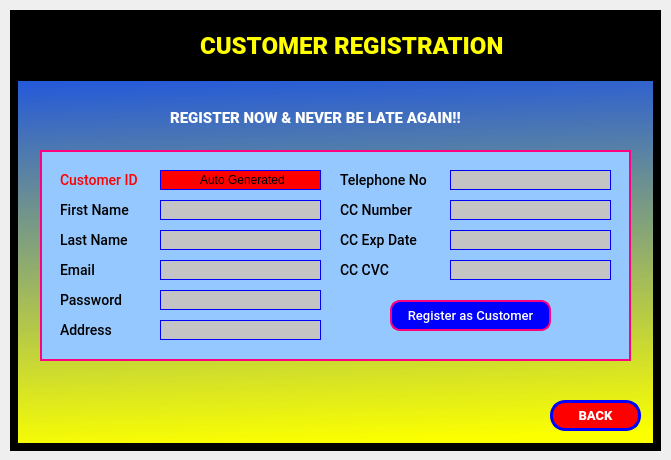
<?xml version="1.0" encoding="UTF-8"?>
<ui version="4.0">
 <class>registerScreen_Dialog</class>
 <widget class="QDialog" name="registerScreen_Dialog">
  <property name="geometry">
   <rect>
    <x>0</x>
    <y>0</y>
    <width>671</width>
    <height>460</height>
   </rect>
  </property>
  <property name="windowTitle">
   <string>Dialog</string>
  </property>
  <widget class="QWidget" name="registerScreen1" native="true">
   <property name="geometry">
    <rect>
     <x>10</x>
     <y>10</y>
     <width>651</width>
     <height>441</height>
    </rect>
   </property>
   <property name="styleSheet">
    <string notr="true">border: 8px solid black;
background-color:qlineargradient(spread:pad, x1:0.0511364, y1:1, x2:0, y2:0, stop:0 rgba(251, 255, 0, 255), stop:0.98 rgba(0, 61, 255, 255), stop:1 rgba(0, 0, 0, 0));
</string>
   </property>
   <widget class="QLabel" name="register_txt">
    <property name="geometry">
     <rect>
      <x>190</x>
      <y>20</y>
      <width>341</width>
      <height>31</height>
     </rect>
    </property>
    <property name="styleSheet">
     <string notr="true">font-family: Roboto;
font-style: normal;
font-weight: 900;
font-size: 24px;
border: none;
background-color: none;
color: yellow;
</string>
    </property>
    <property name="text">
     <string>CUSTOMER REGISTRATION</string>
    </property>
   </widget>
   <widget class="QPushButton" name="backBtn">
    <property name="geometry">
     <rect>
      <x>540</x>
      <y>390</y>
      <width>91</width>
      <height>31</height>
     </rect>
    </property>
    <property name="styleSheet">
     <string notr="true">background: red;
border: 3px solid blue;
box-sizing: border-box;
border-radius: 15px;
font-family: Roboto;
font-style: normal;
font-weight: 900;
font-size: 13px;
text-align: center;
color: white;</string>
    </property>
    <property name="text">
     <string>BACK</string>
    </property>
   </widget>
   <widget class="QPushButton" name="registerAsCustomerBtn">
    <property name="geometry">
     <rect>
      <x>380</x>
      <y>290</y>
      <width>161</width>
      <height>31</height>
     </rect>
    </property>
    <property name="styleSheet">
     <string notr="true">background: blue;
border: 2px solid rgb(255, 0, 127);
box-sizing: border-box;
border-radius: 10px;
font-family: Roboto;
font-style: normal;
font-weight:500;
font-size: 13px;
text-align: center;
color: white;</string>
    </property>
    <property name="text">
     <string>Register as Customer</string>
    </property>
   </widget>
   <widget class="QLabel" name="label">
    <property name="geometry">
     <rect>
      <x>0</x>
      <y>0</y>
      <width>651</width>
      <height>71</height>
     </rect>
    </property>
    <property name="styleSheet">
     <string notr="true">background-color: black;
border-bottom: 2px solid black;</string>
    </property>
    <property name="text">
     <string/>
    </property>
   </widget>
   <widget class="QLabel" name="firstNameLabel">
    <property name="geometry">
     <rect>
      <x>50</x>
      <y>190</y>
      <width>91</width>
      <height>21</height>
     </rect>
    </property>
    <property name="styleSheet">
     <string notr="true">font-family: Roboto;
font-style:normal;
font-weight:500;
font-size: 14px;
text-align: center;
color: #000000;
border: none;
background-color: none;</string>
    </property>
    <property name="text">
     <string>First Name</string>
    </property>
   </widget>
   <widget class="QLabel" name="emailLabel">
    <property name="geometry">
     <rect>
      <x>50</x>
      <y>250</y>
      <width>91</width>
      <height>21</height>
     </rect>
    </property>
    <property name="styleSheet">
     <string notr="true">font-family: Roboto;
font-style:normal;
font-weight:500;
font-size: 14px;
text-align: center;
color: #000000;
border: none;
background-color: none;</string>
    </property>
    <property name="text">
     <string>Email</string>
    </property>
   </widget>
   <widget class="QLabel" name="addressLabel">
    <property name="geometry">
     <rect>
      <x>50</x>
      <y>310</y>
      <width>91</width>
      <height>21</height>
     </rect>
    </property>
    <property name="styleSheet">
     <string notr="true">font-family: Roboto;
font-style:normal;
font-weight:500;
font-size: 14px;
text-align: center;
color: #000000;
border: none;
background-color: none;</string>
    </property>
    <property name="text">
     <string>Address</string>
    </property>
   </widget>
   <widget class="QLabel" name="telephoneNoLabel">
    <property name="geometry">
     <rect>
      <x>330</x>
      <y>160</y>
      <width>101</width>
      <height>21</height>
     </rect>
    </property>
    <property name="styleSheet">
     <string notr="true">font-family: Roboto;
font-style:normal;
font-weight:500;
font-size: 14px;
text-align: center;
color: #000000;
border: none;
background-color: none;</string>
    </property>
    <property name="text">
     <string>Telephone No</string>
    </property>
   </widget>
   <widget class="QLabel" name="ccNumberLabel">
    <property name="geometry">
     <rect>
      <x>330</x>
      <y>190</y>
      <width>81</width>
      <height>21</height>
     </rect>
    </property>
    <property name="styleSheet">
     <string notr="true">font-family: Roboto;
font-style:normal;
font-weight:500;
font-size: 14px;
text-align: center;
color: #000000;
border: none;
background-color: none;</string>
    </property>
    <property name="text">
     <string>CC Number</string>
    </property>
   </widget>
   <widget class="QLabel" name="LastNameLabel">
    <property name="geometry">
     <rect>
      <x>50</x>
      <y>220</y>
      <width>91</width>
      <height>21</height>
     </rect>
    </property>
    <property name="styleSheet">
     <string notr="true">font-family: Roboto;
font-style:normal;
font-weight:500;
font-size: 14px;
text-align: center;
color: #000000;
border: none;
background-color: none;</string>
    </property>
    <property name="text">
     <string>Last Name</string>
    </property>
   </widget>
   <widget class="QLabel" name="passwordLabel">
    <property name="geometry">
     <rect>
      <x>50</x>
      <y>280</y>
      <width>91</width>
      <height>21</height>
     </rect>
    </property>
    <property name="styleSheet">
     <string notr="true">font-family: Roboto;
font-style:normal;
font-weight:500;
font-size: 14px;
text-align: center;
color: #000000;
border: none;
background-color: none;</string>
    </property>
    <property name="text">
     <string>Password</string>
    </property>
   </widget>
   <widget class="QLabel" name="ccExpDateLabel">
    <property name="geometry">
     <rect>
      <x>330</x>
      <y>220</y>
      <width>91</width>
      <height>21</height>
     </rect>
    </property>
    <property name="styleSheet">
     <string notr="true">font-family: Roboto;
font-style:normal;
font-weight:500;
font-size: 14px;
text-align: center;
color: #000000;
border: none;
background-color: none;</string>
    </property>
    <property name="text">
     <string>CC Exp Date</string>
    </property>
   </widget>
   <widget class="QLabel" name="ccCvc">
    <property name="geometry">
     <rect>
      <x>330</x>
      <y>250</y>
      <width>61</width>
      <height>21</height>
     </rect>
    </property>
    <property name="styleSheet">
     <string notr="true">font-family: Roboto;
font-style:normal;
font-weight:500;
font-size: 14px;
text-align: center;
color: #000000;
border: none;
background-color: none;</string>
    </property>
    <property name="text">
     <string>CC CVC</string>
    </property>
   </widget>
   <widget class="QLineEdit" name="telephoneNoLineEdit">
    <property name="geometry">
     <rect>
      <x>440</x>
      <y>160</y>
      <width>161</width>
      <height>20</height>
     </rect>
    </property>
    <property name="styleSheet">
     <string notr="true">background: #C4C4C4;
border: 1px solid blue;</string>
    </property>
   </widget>
   <widget class="QLineEdit" name="addressLineEdit">
    <property name="geometry">
     <rect>
      <x>150</x>
      <y>310</y>
      <width>161</width>
      <height>20</height>
     </rect>
    </property>
    <property name="styleSheet">
     <string notr="true">background: #C4C4C4;
border: 1px solid blue;</string>
    </property>
   </widget>
   <widget class="QLineEdit" name="passwordLineEdit">
    <property name="geometry">
     <rect>
      <x>150</x>
      <y>280</y>
      <width>161</width>
      <height>20</height>
     </rect>
    </property>
    <property name="styleSheet">
     <string notr="true">background: #C4C4C4;
border: 1px solid blue;</string>
    </property>
   </widget>
   <widget class="QLineEdit" name="emailLineEdit">
    <property name="geometry">
     <rect>
      <x>150</x>
      <y>250</y>
      <width>161</width>
      <height>20</height>
     </rect>
    </property>
    <property name="styleSheet">
     <string notr="true">background: #C4C4C4;
border: 1px solid blue;</string>
    </property>
   </widget>
   <widget class="QLineEdit" name="LastNameLineEdit">
    <property name="geometry">
     <rect>
      <x>150</x>
      <y>220</y>
      <width>161</width>
      <height>20</height>
     </rect>
    </property>
    <property name="styleSheet">
     <string notr="true">background: #C4C4C4;
border: 1px solid blue;</string>
    </property>
   </widget>
   <widget class="QLineEdit" name="firstNameLineEdit">
    <property name="geometry">
     <rect>
      <x>150</x>
      <y>190</y>
      <width>161</width>
      <height>20</height>
     </rect>
    </property>
    <property name="styleSheet">
     <string notr="true">background: #C4C4C4;
border: 1px solid blue;</string>
    </property>
    <property name="text">
     <string/>
    </property>
   </widget>
   <widget class="QLineEdit" name="ccNumberLineEdit">
    <property name="geometry">
     <rect>
      <x>440</x>
      <y>190</y>
      <width>161</width>
      <height>20</height>
     </rect>
    </property>
    <property name="styleSheet">
     <string notr="true">background: #C4C4C4;
border: 1px solid blue;</string>
    </property>
   </widget>
   <widget class="QLineEdit" name="ccExpDateLineEdit">
    <property name="geometry">
     <rect>
      <x>440</x>
      <y>220</y>
      <width>161</width>
      <height>20</height>
     </rect>
    </property>
    <property name="styleSheet">
     <string notr="true">background: #C4C4C4;
border: 1px solid blue;</string>
    </property>
   </widget>
   <widget class="QLineEdit" name="ccCvcLineEdit">
    <property name="geometry">
     <rect>
      <x>440</x>
      <y>250</y>
      <width>161</width>
      <height>20</height>
     </rect>
    </property>
    <property name="styleSheet">
     <string notr="true">background: #C4C4C4;
border: 1px solid blue;</string>
    </property>
   </widget>
   <widget class="QLabel" name="label_11">
    <property name="geometry">
     <rect>
      <x>30</x>
      <y>140</y>
      <width>591</width>
      <height>211</height>
     </rect>
    </property>
    <property name="styleSheet">
     <string notr="true">border: 2px solid rgb(255, 0, 127);
background-color: rgb(149, 200, 255);</string>
    </property>
    <property name="text">
     <string/>
    </property>
   </widget>
   <widget class="QLabel" name="registerSlogan">
    <property name="geometry">
     <rect>
      <x>160</x>
      <y>100</y>
      <width>321</width>
      <height>16</height>
     </rect>
    </property>
    <property name="styleSheet">
     <string notr="true">font-family: Roboto;
font-style: normal;
font-weight: 900;
font-size: 15px;
text-align: center;
border: none;
color: white;
background-color: none;
</string>
    </property>
    <property name="text">
     <string>REGISTER NOW &amp; NEVER BE LATE AGAIN!!</string>
    </property>
   </widget>
   <widget class="QLineEdit" name="customerIDLineEdit">
    <property name="geometry">
     <rect>
      <x>150</x>
      <y>160</y>
      <width>161</width>
      <height>20</height>
     </rect>
    </property>
    <property name="styleSheet">
     <string notr="true">background: red;
border: 1px solid blue;</string>
    </property>
    <property name="text">
     <string/>
    </property>
   </widget>
   <widget class="QLabel" name="customerIDLabel">
    <property name="geometry">
     <rect>
      <x>50</x>
      <y>160</y>
      <width>91</width>
      <height>21</height>
     </rect>
    </property>
    <property name="styleSheet">
     <string notr="true">font-family: Roboto;
font-style:normal;
font-weight:500;
font-size: 14px;
text-align: center;
color: red;
border: none;
background-color: none;</string>
    </property>
    <property name="text">
     <string>Customer ID</string>
    </property>
   </widget>
   <widget class="QLabel" name="logo">
    <property name="geometry">
     <rect>
      <x>40</x>
      <y>10</y>
      <width>61</width>
      <height>51</height>
     </rect>
    </property>
    <property name="styleSheet">
     <string notr="true">background-color: none;
border: none;</string>
    </property>
    <property name="text">
     <string/>
    </property>
    <property name="pixmap">
     <pixmap>../Sketch imgs/official-taxi-logo.png</pixmap>
    </property>
    <property name="scaledContents">
     <bool>true</bool>
    </property>
   </widget>
   <widget class="QLabel" name="logo_2">
    <property name="geometry">
     <rect>
      <x>30</x>
      <y>360</y>
      <width>101</width>
      <height>61</height>
     </rect>
    </property>
    <property name="styleSheet">
     <string notr="true">background-color: none;
border: none;</string>
    </property>
    <property name="text">
     <string/>
    </property>
    <property name="pixmap">
     <pixmap>../Sketch imgs/registerNow.png</pixmap>
    </property>
    <property name="scaledContents">
     <bool>true</bool>
    </property>
   </widget>
   <widget class="QLabel" name="label_2">
    <property name="geometry">
     <rect>
      <x>190</x>
      <y>160</y>
      <width>91</width>
      <height>20</height>
     </rect>
    </property>
    <property name="styleSheet">
     <string notr="true">background-color: none;
border: none;</string>
    </property>
    <property name="text">
     <string>Auto Generated</string>
    </property>
   </widget>
   <zorder>label</zorder>
   <zorder>label_11</zorder>
   <zorder>backBtn</zorder>
   <zorder>registerAsCustomerBtn</zorder>
   <zorder>register_txt</zorder>
   <zorder>firstNameLabel</zorder>
   <zorder>emailLabel</zorder>
   <zorder>addressLabel</zorder>
   <zorder>telephoneNoLabel</zorder>
   <zorder>ccNumberLabel</zorder>
   <zorder>LastNameLabel</zorder>
   <zorder>passwordLabel</zorder>
   <zorder>ccExpDateLabel</zorder>
   <zorder>ccCvc</zorder>
   <zorder>telephoneNoLineEdit</zorder>
   <zorder>addressLineEdit</zorder>
   <zorder>passwordLineEdit</zorder>
   <zorder>emailLineEdit</zorder>
   <zorder>LastNameLineEdit</zorder>
   <zorder>firstNameLineEdit</zorder>
   <zorder>ccNumberLineEdit</zorder>
   <zorder>ccExpDateLineEdit</zorder>
   <zorder>ccCvcLineEdit</zorder>
   <zorder>registerSlogan</zorder>
   <zorder>customerIDLineEdit</zorder>
   <zorder>customerIDLabel</zorder>
   <zorder>logo</zorder>
   <zorder>logo_2</zorder>
   <zorder>label_2</zorder>
  </widget>
 </widget>
 <resources/>
 <connections/>
</ui>
